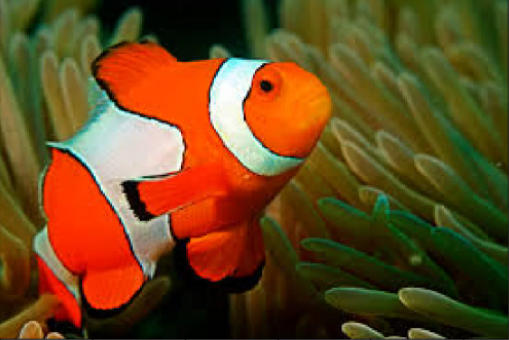
#> input picture legacy/images/nemo.png, 509 x 340 px
$ python nemo.py
#> lines starting #> are read from the running program, lines starting #| are printed output that depends on the picture; after the words box and inside, x2 and y2 are one past the last pixel; in counts of white or black regions, pixels touching at a corner belong together
# -*- coding: utf-8 -*-


# Программа для поиска сегментов по заданому цветовому диапазону в BGR, на примере рыбки Немо
"""Основной код из статьи: https://pythonru.com/biblioteki/segmentacija-izobrazhenija-s-opencv-i-python"""


import cv2


# Функция для удобства
def view_image(name_of_window, image):
    """Функция вывода изображения"""
    cv2.namedWindow(name_of_window, cv2.WINDOW_NORMAL)
    cv2.imshow(name_of_window, image)
    cv2.waitKey(0)
    cv2.destroyAllWindows()


# Считываем картинку (точно такой же Немо, что из статьи)
img = cv2.imread('./images/nemo.png')
#> img is the input picture: shape (340, 509, 3); mean B, G, R 30.7, 71.9, 102.9

"""Нашел другого Немо, у которого слегка отличается оранжевый цвет"""
# img = cv2.imread('./images/nemo_real.jpg')
"""
Результат: неверно выбирает сегмент
Причина: оранжевый оттенок на картинке не подходит под заданный нами диапазон
"""

view_image("normal RGB image", img)
img = cv2.cvtColor(img, cv2.COLOR_BGR2RGB)
view_image("BGR image", img)

# Переводим в HSV
hsv_img = cv2.cvtColor(img, cv2.COLOR_RGB2HSV)
#> hsv_img: shape (340, 509, 3); mean H, S, V 31.1, 195, 111.5
view_image("hsv image", hsv_img)

# Диапазон оранжевого цвета в BGR, если хотим искать сегменты с оттенками оражевого
light_col = (1, 190, 200)
dark_col = (18, 255, 255)

# Когда необходимый цветовой диапазон выбран, можно использовать cv2.inRange(), чтобы разбить изображение
mask = cv2.inRange(hsv_img, light_col, dark_col)
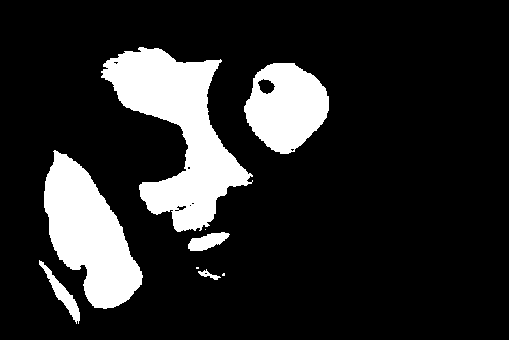
#> mask: shape (340, 509); 15.8% white; 9 white regions (3 under 20 px), largest, box (x1, y1, x2, y2) and area: (101, 47, 253, 232) 12109, (44, 150, 143, 309) 8666, (244, 63, 329, 154) 5395, (39, 260, 80, 324) 608, (188, 232, 230, 251) 476, (198, 269, 221, 280) 92

# Чтобы наложить маску поверх оригинального изображения, используется cv2.bitwise_and()
result = cv2.bitwise_and(hsv_img, hsv_img, mask=mask)
#> result: shape (340, 509, 3); mean H, S, V 1.2, 39.9, 38.3

# Выводим изображения
view_image("mask", mask)
view_image("result", result)

$ run again, with legacy/images/nemo_real.jpg saved as legacy/images/nemo.png
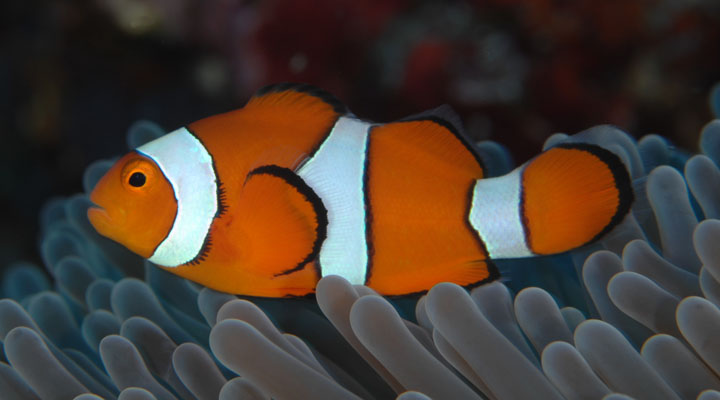
#> input picture legacy/images/nemo_real.jpg, 720 x 400 px
#> img is the input picture: shape (400, 720, 3); mean B, G, R 51.4, 60.7, 74.6
#> hsv_img: shape (400, 720, 3); mean H, S, V 64.1, 98, 83.9
#> `mask = cv2.inRange(hsv_img, light_col, dark_col)`:
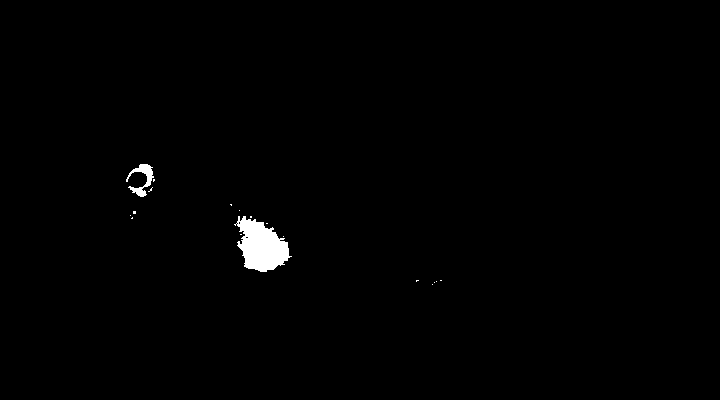
#> mask: shape (400, 720); 0.81% white; 18 white regions (16 under 20 px), largest, box (x1, y1, x2, y2) and area: (234, 216, 292, 272) 1931, (126, 164, 154, 197) 347
#> result: shape (400, 720, 3); mean H, S, V 0.1, 2, 1.7
